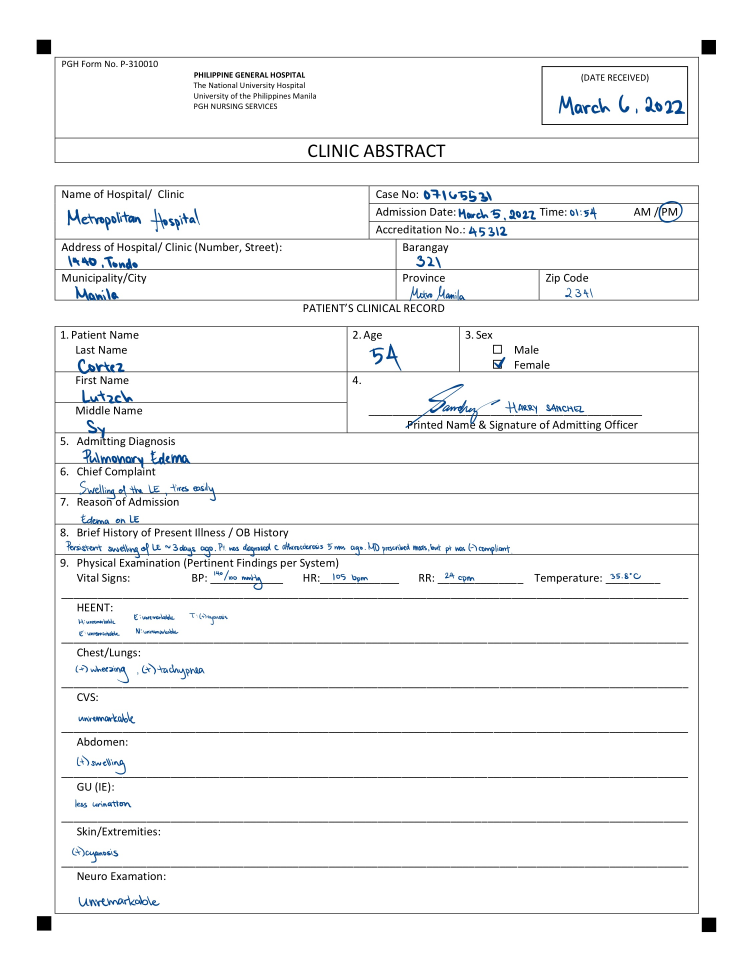
#> input picture src/preproc/samples/evep1.jpg, 2244 x 2904 px, given in place of garp1.jpg, which was not available (shown at 1/3 size)
$ python homography_align.py
#> lines starting #> are read from the running program, lines starting #| are printed output that depends on the picture; after the words box and inside, x2 and y2 are one past the last pixel; in counts of white or black regions, pixels touching at a corner belong together; pictures that were not available may be replaced by others from this repository, and a replacement may not be noted
### src/preproc/find_corners.py
import numpy as np
import cv2
from math import sqrt

# param
# orig_img - grayscale numpy 2D image array
# return
# [(x1,y1),(x2,y2),(x3,y3),(x4,y4)] top-left top-right bottom-left bottom-right
# IS LIST of ARRAYS
def preproc_find_corners(orig_img_gray):
    contours = preproc_find_all_contours(orig_img_gray.copy())
    contours_filtered = preproc_filter_contours(contours)
    #return contours_filtered
    four_markers = preproc_find_four_markers(contours_filtered) # is an array of arrays

    topleft_corner = four_markers[0][0] #is a numpy array
    topright_corner = four_markers[1][1] #is a numpy array
    bottomright_corner = four_markers[2][2] #is a numpy array
    bottomleft_corner = four_markers[3][3] #is a numpy array

    return [topleft_corner, topright_corner, bottomright_corner, bottomleft_corner]

# param img_gray - grayscale numpy 2D image array
# return a LIST of ARRAYs
def preproc_find_all_contours(img_gray):
    img_blur = cv2.GaussianBlur(img_gray,(3,3), sigmaX=0, sigmaY=0)
    edges = cv2.Canny(image=img_blur, threshold1=100, threshold2=200)
    contours,hierarchy = cv2.findContours(edges, mode=cv2.RETR_TREE, method=cv2.CHAIN_APPROX_SIMPLE)
    return contours

# [9 lines left out: function preproc_reduce, not called in this run]

# param contours - a LIST of ARRAYS
# return a LIST of ARRAYS
def preproc_filter_contours(contours):
    new_contours = []
    for cnt in contours:
        cnt = cv2.convexHull(cnt)
        epsilon = 0.1 * cv2.arcLength(cnt,True)
        approx = cv2.approxPolyDP(cnt,epsilon,True)
        if len(approx) == 4:
            approx = preproc_sort_rect_points(approx)
       #     if preproc_points_form_parallel(approx):
            new_contours.append(np.array(approx))
    return new_contours

# param
#   cnt_rect- single 4-point contour, NP array
# return [[topleft], [topright], [bottomright], [bottomleft]]
#   LIST of LISTs
def preproc_sort_rect_points(cnt_rect):
    new_cnt_rect = cnt_rect.tolist()
    #sort by increasing y coordinate
    for i in range(len(new_cnt_rect)): #len(cnt_rect) = 4
        for j in range(len(new_cnt_rect) - 1):
            if new_cnt_rect[j][0][1] > new_cnt_rect[j+1][0][1]:
                new_cnt_rect[j],new_cnt_rect[j+1] = new_cnt_rect[j+1],new_cnt_rect[j]

    if new_cnt_rect[0][0][0] > new_cnt_rect[1][0][0]:
        new_cnt_rect[0],new_cnt_rect[1] = new_cnt_rect[1],new_cnt_rect[0]
    if new_cnt_rect[2][0][0] < new_cnt_rect[3][0][0]:
        new_cnt_rect[2],new_cnt_rect[3] = new_cnt_rect[3],new_cnt_rect[2]

    return new_cnt_rect

# param cnt_rect - [[topleft], [topright], [bottomright], [bottomleft]]
#   is a LIST of LISTs
# return - True or False
# [9 lines left out: function preproc_points_form_parallel, not called in this run]

# param contours_list
#   is a LIST of ARRAYSs
# return [[topleft, topright, bottomright, bottomleft]]
#   is an ARRAY; it is NOT a list
def preproc_find_four_markers(contours_list):
    topleft = contours_list[0].tolist()
    topright = contours_list[0].tolist()
    bottomright = contours_list[0].tolist()
    bottomleft = contours_list[0].tolist()
    #print(topleft[0])

    for cnt in contours_list:
        cnt = cnt.tolist()
        #print(cnt[0])
        if( (cnt[0][0][0] + cnt[0][0][1]) < (topleft[0][0][0] + topleft[0][0][1]) ): #lowest x+y
            topleft = cnt
        if( (cnt[0][0][0] - cnt[0][0][1]) > (topright[0][0][0] - topright[0][0][1]) ): #highest x-y
            topright = cnt
        if( (cnt[0][0][0] + cnt[0][0][1]) > (bottomright[0][0][0] + bottomright[0][0][1]) ): #highest x+y
            bottomright = cnt
        if( (cnt[0][0][0] - cnt[0][0][1]) < (bottomleft[0][0][0] - bottomleft[0][0][1]) ): #lowest x-y
            bottomleft = cnt

    return np.array([topleft, topright, bottomright, bottomleft])

# [11 lines that do not run on import are left out]

### src/preproc/homography_align.py
import cv2
import numpy as np
from math import sqrt
from find_corners import *

# param
#   orig_img_gray is a grayscale 2D numpy image array
#   orig_corners is a LIST of ARRAYS
#   dimension_ref is a LIST with two elements: [a,b]
# return
#   a grayscale 2D numpy image array
def preproc_align_image(orig_img_gray, orig_corners, dimension_ref):
    orig_corners = preproc_find_corners(orig_img_gray)
    new_corners = preproc_solve_new_corners(orig_corners, dimension_ref)

    orig_corners_array = np.array(orig_corners)

    #orig_corners_array has a structure
    # [[[55 91]] [[1633 41]] [[1703 2130]] [[  49 2134]]]

    H, mask = cv2.findHomography(orig_corners_array, new_corners)
    img_warp = cv2.warpPerspective(orig_img_gray, H, (orig_img_gray.shape[1],orig_img_gray.shape[0]) )

    new_corners_list = new_corners.tolist()

    """
    img_warp2 = orig_img_gray.copy()
    img_warp2 = cv2.cvtColor(img_warp2,cv2.COLOR_GRAY2RGB)

    cv2.drawContours(img_warp2, np.array([orig_corners]), -1, (0, 255, 0), 10)
    cv2.drawContours(img_warp2, np.array([new_corners]), -1, (255, 0, 0), 10)
    cv2.imwrite("new1.jpg",img_warp2)

    img_warp3 = img_warp.copy()
    img_warp3 = cv2.cvtColor(img_warp3,cv2.COLOR_GRAY2RGB)
    cv2.drawContours(img_warp3, np.array([new_corners]), -1, (255, 0, 0), 10)
    cv2.imwrite("new2.jpg",img_warp3)
    """

    img_crop = img_warp[new_corners_list[0][1]:new_corners_list[3][1], new_corners_list[0][0]:new_corners_list[1][0]]

    return img_crop

# param
#   orig_corners is a LIST of ARRAYS [[topleft], [topright], [bottomright], [bottomleft]]
#   dimension_ref is a LIST with two elements: [a,b]
# return
#   is an ARRAY
#   NOTE: this array structure is exampled by
#   [[55 91] [1633 91] [1633 2115] [55 2115]]
#   this structure is different from that of contour lists or the orig_corners_array
def preproc_solve_new_corners(orig_corners, dimension_ref):
    ref_height = dimension_ref[0]
    ref_width = dimension_ref[1]
    ref_ratio = ref_height / ref_width

    orig_topleft = orig_corners[0].tolist()
    orig_topright = orig_corners[1].tolist()
    orig_bottomright = orig_corners[2].tolist()
    orig_bottomleft = orig_corners[3].tolist()

    orig_width = sqrt((orig_topright[0][0] - orig_topleft[0][0])**2 + (orig_topright[0][1] - orig_topleft[0][1])**2)
    orig_height = sqrt((orig_topleft[0][0] - orig_bottomleft[0][0])**2 + (orig_topleft[0][1] - orig_bottomleft[0][1])**2)
    if ref_ratio < (orig_height/orig_width):
        new_width = orig_width
        new_height = new_width * ref_ratio

        new_width = int(new_width)
        new_height = int(new_height)
    else:
        new_height = orig_height
        new_width = new_height / ref_ratio

        new_width = int(new_width)
        new_height = int(new_height)

    new_topleft = orig_topleft.copy()[0]

    new_topright = new_topleft.copy()
    new_topright[0] = new_topright[0] + new_width

    new_bottomright = new_topright.copy()
    new_bottomright[1] = new_bottomright[1] + new_height

    new_bottomleft = new_bottomright.copy()
    new_bottomleft[0] = new_bottomleft[0] - new_width

    return np.array([new_topleft, new_topright, new_bottomright, new_bottomleft])

if __name__ == "__main__":
    from find_corners import *
    import os

    dimension_ref_p1 = [1521,1158]
    dimension_ref_p2 = [1483,1157]
    dimension_ref_p3 = [1480,1162]
    dimension_ref_p4 = [1511,1156]

    filename1 = 'samples/sample1.jpg' #page4
    filename2 = 'samples/sample2.jpg' #page2
    filename3 = 'samples/sample3.jpg' #page4
    filename4 = 'samples/sample4.jpg' #page3

    file_used = 'samples/garp1.jpg'
    demension_used = dimension_ref_p1

    orig_img_color = cv2.imread(file_used,cv2.IMREAD_COLOR)
#> orig_img_color is the input picture: shape (2904, 2244, 3); mean B, G, R 246.4, 245.7, 245
    orig_img_gray = cv2.imread(file_used,cv2.IMREAD_GRAYSCALE)

    orig_corners = preproc_find_corners(orig_img_gray)
#> in preproc_find_all_contours, `edges = cv2.Canny(image=img_blur, threshold1=100, threshold2=200)`:
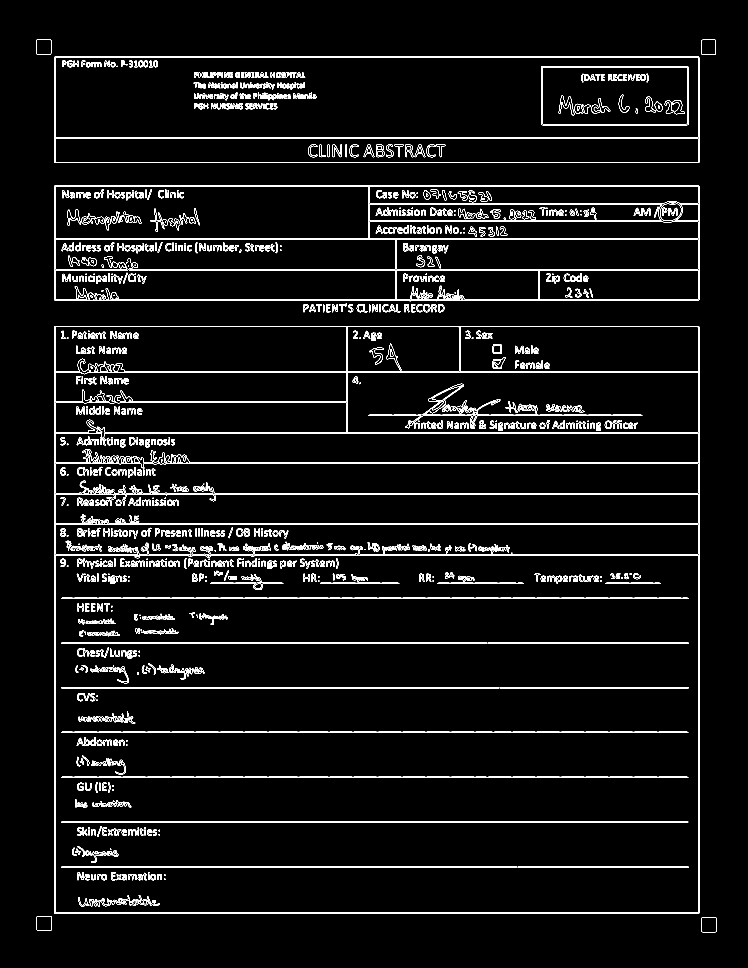
#> edges: shape (2904, 2244) (shown at 1/3 size); 3.1% white in thin lines or dots, all inside (x1, y1, x2, y2) = (109, 119, 2149, 2797)
#> in preproc_find_all_contours, `contours,hierarchy = cv2.findContours(edges, mode=cv2.RETR_TREE, metho..`: contours = 2885 contours, 754 with area under 20; largest, box (x1, y1, x2, y2) and area: (163, 978, 2098, 2742) 3409636, (163, 978, 2098, 2742) 3409634, (166, 1665, 2095, 2739) 2068519, (166, 1665, 2095, 2739) 2068488, (163, 556, 2098, 904) 667238
#> the loop in preproc_filter_contours, `for cnt in contours:` made 2885 passes
#> (epsilon, approx) on passes 3, 5, 11: (17.05, [[[111, 2748]], [[153, 2748]], [[153, 2791]], [[111, 2791]]]), (739.1, [[[164, 978]], [[2096, 978]], [[2096, 2741]], [[164, 2741]]]), (2.41, [[[328, 2702]], [[333, 2700]], [[337, 2705]], [[328, 2705]]])
#> after the loop in preproc_filter_contours, `for cnt in contours:`: new_contours = 1740 items
#> in preproc_find_four_markers, `topleft = contours_list[0].tolist()`: topleft = [[[2105, 2753]], [[2148, 2753]], [[2148, 2795]], [[2105, 2795]]]
#> in preproc_find_four_markers, `topright = contours_list[0].tolist()`: topright has the same summary as topleft
#> in preproc_find_four_markers, `bottomright = contours_list[0].tolist()`: bottomright has the same summary as topleft
#> in preproc_find_four_markers, `bottomleft = contours_list[0].tolist()`: bottomleft has the same summary as topleft
#> the loop in preproc_find_four_markers, `for cnt in contours_list:` made 1740 passes
#> cnt on passes 1, 2, 4, 6, 7, 8, 9: [[2105, 2753], [2148, 2753], [2148, 2795], [2105, 2795]], [[2107, 2752], [2148, 2754], [2146, 2796], [2105, 2794]], [[[112, 2748]], [[153, 2749]], [[152, 2791]], [[110, 2789]]], [[[163, 980]], [[2095, 978]], [[2097, 2739]], [[165, 2741]]], [[166, 1665], [2094, 1665], [2094, 2738], [166, 2738]], [[166, 1666], [2093, 1665], [2094, 2737], [167, 2738]], [[[328, 2702]], [[333, 2700]], [[337, 2705]], [[328, 2705]]]
#> after the loop in preproc_find_four_markers, `for cnt in contours_list:`: topleft = [[[110, 119]], [[152, 119]], [[152, 162]], [[110, 162]]]; topright = [[[2105, 120]], [[2147, 121]], [[2145, 163]], [[2104, 161]]]
#> in preproc_find_corners, `topleft_corner = four_markers[0][0]`: topleft_corner = [[110, 119]]
#> in preproc_find_corners, `topright_corner = four_markers[1][1]`: topright_corner = [[2147, 121]]
#> in preproc_find_corners, `bottomright_corner = four_markers[2][2]`: bottomright_corner = [[2146, 2796]]
#> in preproc_find_corners, `bottomleft_corner = four_markers[3][3]`: bottomleft_corner = [[111, 2791]]
#> orig_corners = [[[110, 119]], [[2147, 121]], [[2146, 2796]], [[111, 2791]]]

    img_output_gray = preproc_align_image(orig_img_gray, orig_corners, demension_used)
#> the loop in preproc_filter_contours (call 2), `for cnt in contours:` made 2885 passes
#> (epsilon, approx) on passes 3, 5, 11: (17.05, [[[111, 2748]], [[153, 2748]], [[153, 2791]], [[111, 2791]]]), (739.1, [[[164, 978]], [[2096, 978]], [[2096, 2741]], [[164, 2741]]]), (2.41, [[[328, 2702]], [[333, 2700]], [[337, 2705]], [[328, 2705]]])
#> the loop in preproc_find_four_markers (call 2), `for cnt in contours_list:` made 1740 passes
#> cnt on passes 1 to 3: [[2105, 2753], [2148, 2753], [2148, 2795], [2105, 2795]], [[2107, 2752], [2148, 2754], [2146, 2796], [2105, 2794]], [[111, 2748], [153, 2748], [153, 2791], [111, 2791]]
#> in preproc_align_image, `img_warp = cv2.warpPerspective(orig_img_gray, H, (orig_img_gray.shape[..`:
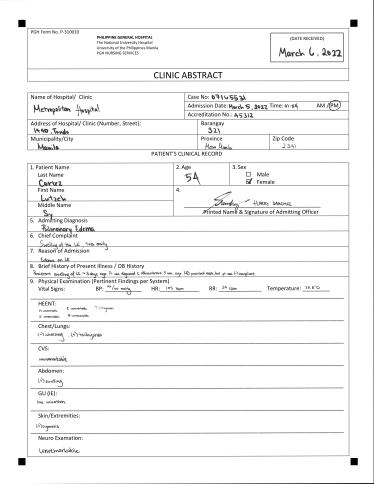
#> img_warp: shape (2904, 2244) (shown at 1/6 size); min 0, max 255, mean 245.1
#> in preproc_align_image, `img_crop = img_warp[new_corners_list[0][1]:new_corners_list[3][1], new..`:
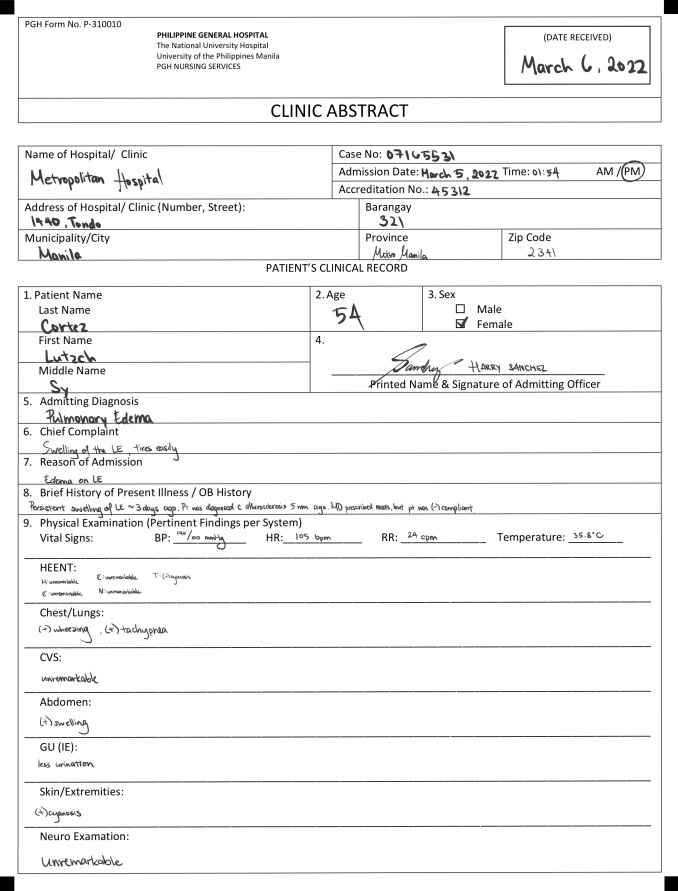
#> img_crop: shape (2672, 2034) (shown at 1/3 size); min 0, max 255, mean 243.8

    img_output_color = cv2.cvtColor(img_output_gray,cv2.COLOR_GRAY2RGB)

    cv2.imwrite('new.jpg',img_output_color)

$ run again, on src/preproc/samples/evep2.jpg
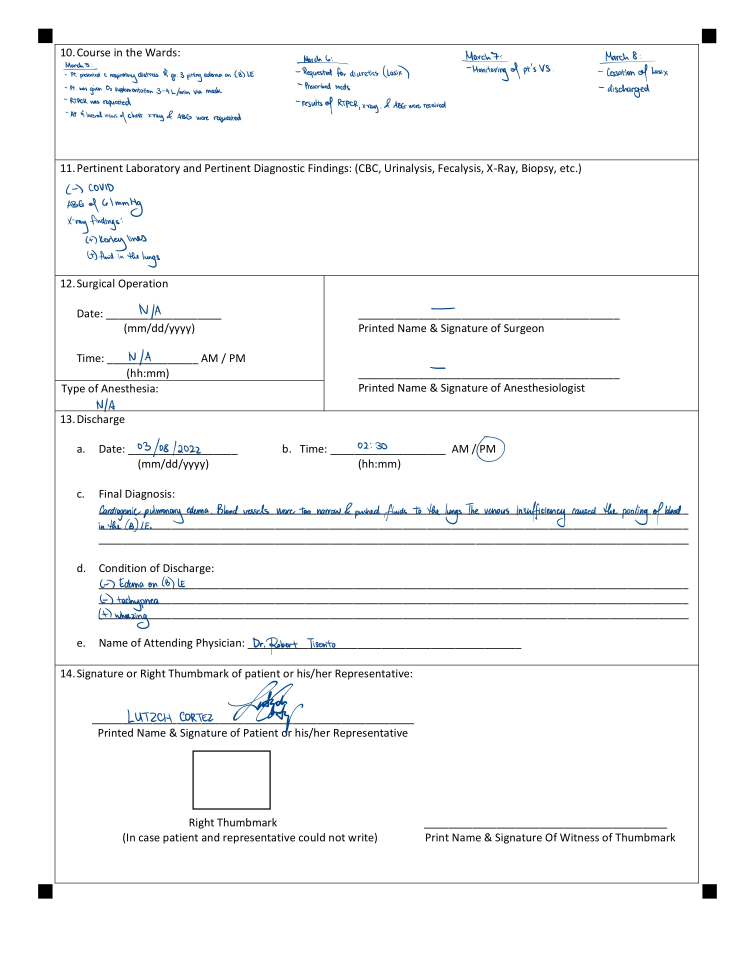
#> input picture src/preproc/samples/evep2.jpg, 2244 x 2904 px, given in place of garp1.jpg, which was not available (shown at 1/3 size)
#> orig_img_color is the input picture: shape (2904, 2244, 3); mean B, G, R 248.1, 247.5, 246.9
#> in preproc_find_all_contours, `edges = cv2.Canny(image=img_blur, threshold1=100, threshold2=200)`:
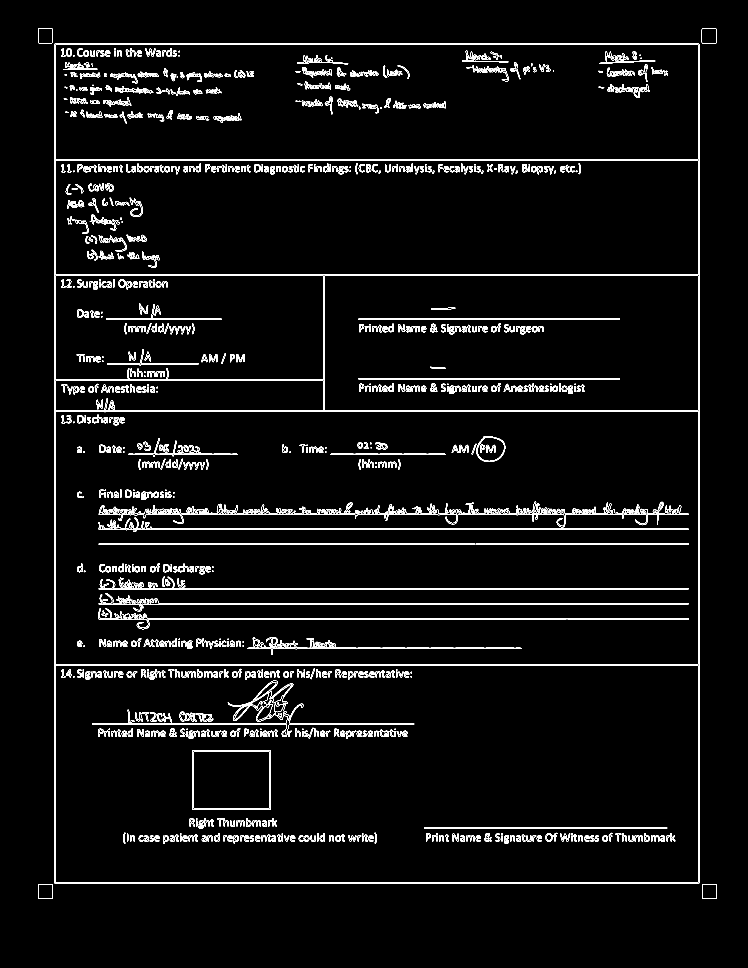
#> edges: shape (2904, 2244) (shown at 1/3 size); 2.5% white in thin lines or dots, all inside (x1, y1, x2, y2) = (114, 85, 2151, 2696)
#> in preproc_find_all_contours, `contours,hierarchy = cv2.findContours(edges, mode=cv2.RETR_TREE, metho..`: contours = 2915 contours, 843 with area under 20; largest, box (x1, y1, x2, y2) and area: (163, 131, 2098, 2651) 4871743, (163, 131, 2098, 2651) 4871738, (166, 1233, 2095, 1994) 1465268, (166, 1233, 2095, 1994) 1465261, (166, 1996, 2095, 2648) 1255128
#> the loop in preproc_filter_contours, `for cnt in contours:` made 2915 passes
#> (epsilon, approx) on passes 3, 5, 22: (17.08, [[[114, 2653]], [[156, 2652]], [[157, 2695]], [[114, 2695]]]), (890.3, [[[163, 132]], [[2096, 131]], [[2097, 2649]], [[164, 2650]]]), (5.88, [[[932, 2507]], [[946, 2507]], [[946, 2523]], [[934, 2523]]])
#> after the loop in preproc_filter_contours, `for cnt in contours:`: new_contours = 1690 items
#> in preproc_find_four_markers, `topleft = contours_list[0].tolist()`: topleft = [[[2107, 2652]], [[2149, 2652]], [[2150, 2695]], [[2107, 2695]]]
#> in preproc_find_four_markers, `topright = contours_list[0].tolist()`: topright has the same summary as topleft
#> in preproc_find_four_markers, `bottomright = contours_list[0].tolist()`: bottomright has the same summary as topleft
#> in preproc_find_four_markers, `bottomleft = contours_list[0].tolist()`: bottomleft has the same summary as topleft
#> the loop in preproc_find_four_markers, `for cnt in contours_list:` made 1690 passes
#> cnt on passes 1, 2, 4, 7, 8, 9, 10: [[2107, 2652], [2149, 2652], [2150, 2695], [2107, 2695]], [[2107, 2653], [2148, 2652], [2150, 2694], [2108, 2695]], [[[116, 2652]], [[157, 2654]], [[156, 2695]], [[114, 2694]]], [[166, 1996], [2094, 1996], [2094, 2647], [166, 2647]], [[166, 1997], [2093, 1996], [2094, 2646], [167, 2647]], [[1885, 2507], [1899, 2507], [1899, 2523], [1887, 2523]], [[1886, 2507], [1899, 2508], [1898, 2523], [1886, 2521]]
#> topleft_corner = [[114, 86]]
#> topright_corner = [[2148, 87]]
#> bottomright_corner = [[2150, 2694]]
#> bottomleft_corner = [[114, 2695]]
#> orig_corners = [[[114, 86]], [[2148, 87]], [[2150, 2694]], [[114, 2695]]]
#> the loop in preproc_filter_contours (call 2), `for cnt in contours:` made 2915 passes
#> the loop in preproc_find_four_markers (call 2), `for cnt in contours_list:` made 1690 passes
#> in preproc_align_image, `img_crop = img_warp[new_corners_list[0][1]:new_corners_list[3][1], new..`:
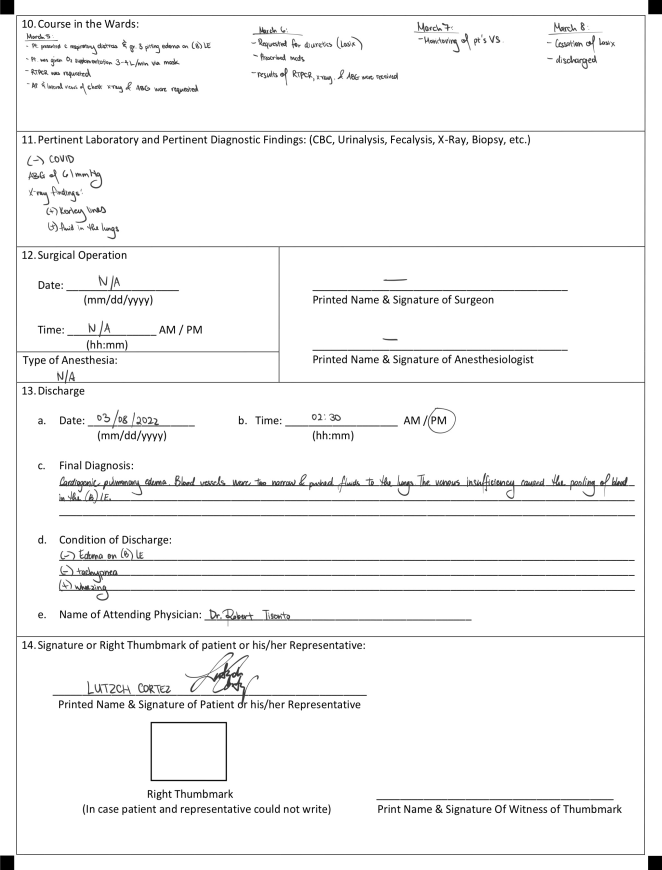
#> img_crop: shape (2609, 1986) (shown at 1/3 size); min 0, max 255, mean 245.7
